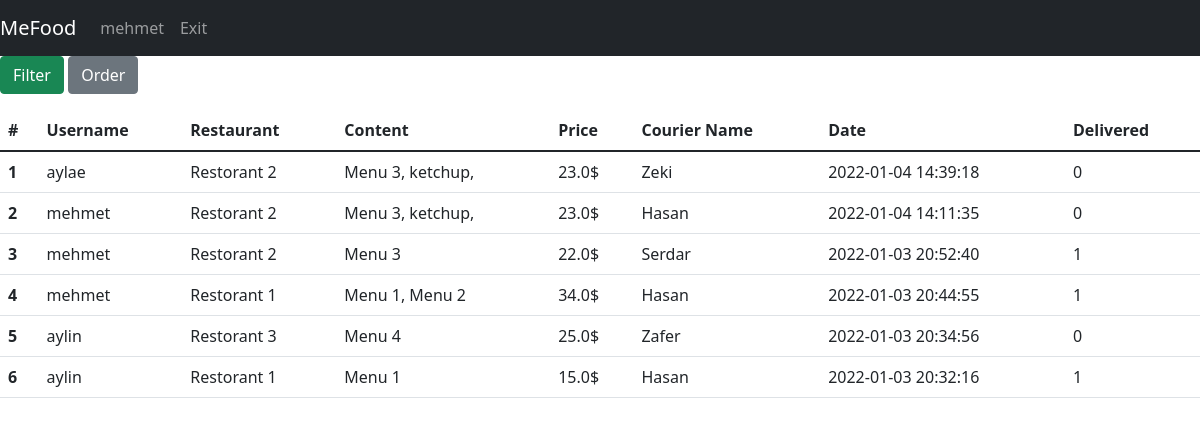
Screenshot of /orders (signed in) with the database file from the repository.
### tables this page shows
CREATE TABLE foodOrder(id INTEGER PRIMARY KEY,content TEXT,orderDate Date DEFAULT (datetime('now','localtime')),totalPrice REAL, is_delivered INTEGER DEFAULT(0), is_reviewed INTEGER DEFAULT(0), restaurantId INTEGER, courierID int REFERENCES couriers(id) ON UPDATE CASCADE, userUserName varchar(30) REFERENCES users(username) ON UPDATE CASCADE, FOREIGN KEY(restaurantId) REFERENCES restaurant(id));

CREATE TABLE restaurant(id INTEGER PRIMARY KEY, restaurantName varchar(30),address varchar(250),lat Text,lng Text,isOpen binary,averageRating REAL);

CREATE TABLE couriers(id INTEGER PRIMARY KEY,name TEXT,is_available TEXT,lat REAL,lng, orderId int REFERENCES foodOrder(id) ON UPDATE CASCADE);

### app.py (the view)
@app.route("/orders", methods=["GET", "POST"])
def allOrders():
    with sqlite3.connect(DATABASE) as database:
        cursor = database.cursor()
    if request.method == "POST":
        if 'order' in request.form:
            orderBy = request.form['orderBy']
            if session["isFiltered"] == False:
                "SELECT foodOrder.id, content, orderDate, totalPrice, is_delivered,  userUserName, "
                "FROM foodOrder INNER JOIN couriers ON foodOrder.courierID = couriers.id INNER JOIN restaurant ON foodOrder.restaurantId = restaurant.id"
                command = "SELECT foodOrder.id,content,orderDate,totalPrice,is_delivered,couriers.name as courier_name, userUserName, " \
                          "restaurant.restaurantName as restaurant_name" \
                          " FROM foodOrder INNER JOIN couriers ON foodOrder.courierID = couriers.id INNER JOIN restaurant ON foodOrder.restaurantId = restaurant.id" \
                          " ORDER BY "+str(orderBy)
                cursor.execute(command)
                query = cursor.fetchall()
                session["filteredData"]["orders"] = query
            else:
                df = pd.DataFrame(session["filteredData"]["orders"],
                                  columns=['id','content', 'orderDate','totalPrice','is_delivered','courier_name','userUserName', 'restaurant_name'])
                df = df.sort_values(by=orderBy)
                session["filteredData"]["orders"] = df.values.tolist()
        if 'filter' in request.form:
            filtered_cols, expected_vals = [], []
            q = ""
            for c in request.form.keys():
                if request.form[c] != '' and request.form[c] != "filter":
                    if request.form[c] == "on":
                        filtered_cols.append("is_delivered")
                        expected_vals.append(1)
                    else:
                        filtered_cols.append(c)
                        expected_vals.append(request.form[c])
            if len(expected_vals) > 0:
                if filtered_cols[0] != "is_delivered" and filtered_cols[0] != "maxprice" and filtered_cols[0] != "minprice":
                    q += filtered_cols[0]+" LIKE "+f"'%{expected_vals[0]}%'"
                else:
                    q += " is_delivered = 1 "
                if len(expected_vals) > 1:
                    for index in range(1, len(expected_vals)):
                        if filtered_cols[index] != "is_delivered":
                            q += " and " + filtered_cols[index]+" LIKE " + f"'%{expected_vals[index]}%'"
                    if filtered_cols.count("is_delivered") > 0:
                        q += " and is_delivered = 1 "
                command = "SELECT foodOrder.id,content,orderDate,totalPrice,is_delivered,couriers.name as courier_name, userUserName, restaurant.restaurantName as restaurant_name " \
                          "FROM foodOrder INNER JOIN couriers ON foodOrder.courierID = couriers.id INNER JOIN restaurant ON foodOrder.restaurantId = restaurant.id " \
                          "and " + q + "ORDER BY foodOrder.id"
                cursor.execute(command)
                query = cursor.fetchall()
                session["filteredData"]["orders"] = query
            else:
                session["filteredData"] = getAllDbData(toGet=["orders"])
                print(session["filteredData"])
            session["isFiltered"] = True
    else:
        session["filteredData"] = getAllDbData(toGet=["orders"])
        session["isFiltered"] = False
    return render_template("admin/list_operations/list_orders.html", username=session["username"],
                           data=session["filteredData"])

### app.py (called while the page is built)
def getOrders(cursor, limit=None):
    if limit != None:
        cursor.execute("SELECT foodOrder.id, content, orderDate, totalPrice, is_delivered, couriers.name, userUserName, restaurant.restaurantName "
                   "FROM foodOrder INNER JOIN couriers ON foodOrder.courierID = couriers.id INNER JOIN restaurant ON foodOrder.restaurantId = restaurant.id ORDER BY foodOrder.orderDate DESC LIMIT ?",(limit,))
    else:
        cursor.execute("SELECT foodOrder.id, content, orderDate, totalPrice, is_delivered, couriers.name, userUserName, restaurant.restaurantName "
                   "FROM foodOrder INNER JOIN couriers ON foodOrder.courierID = couriers.id INNER JOIN restaurant ON foodOrder.restaurantId = restaurant.id ORDER BY foodOrder.orderDate DESC")
    query = cursor.fetchall()
    return query

def getAllDbData(toGet, limit=None):
    with sqlite3.connect(DATABASE) as database:
        cursor = database.cursor()
    data = {}
    for entity in toGet:
        if entity == "couriers":
            data[entity] = getCouriers(cursor, limit)
        if entity == "users":
            data[entity] = getUsers(cursor, limit)
        if entity == "restaurant":
            data[entity] = getRestaurants(cursor, limit)
        if entity == "menu":
            data[entity] = getMenus(cursor, limit)
        if entity == "orders":
            data[entity] = getOrders(cursor, limit)
        if entity == "reviews":
            data[entity] = getReviews(cursor, limit)
        if entity == "extras":
            data[entity] = getExtras(cursor, limit)
        else:
            pass
    return data

### templates/admin/list_operations/list_orders.html (shortened to what this page needs)
{% extends 'base.html' %}
{% block navbar %}
<nav class="navbar navbar-expand-lg navbar-dark bg-dark">
    <a class="navbar-brand" href="#">MeFood</a>
    <div class="collapse navbar-collapse" id="navbarNav">
        <ul class="navbar-nav">
          <li class="nav-item active"><a class="nav-link" href="/">{{username}}</a></li>
          <li class="nav-item active"><a class="nav-link" href="/exit">Exit</a></li>
        </ul>
    </div>
</nav>
{% endblock %}
{% block body %}
    <p>
  <a class="btn btn-success" data-toggle="collapse" href="#filter" role="button" aria-expanded="false" aria-controls="filter">Filter</a>
  <button class="btn btn-secondary" type="button" data-toggle="collapse" data-target="#order" aria-expanded="false" aria-controls="order">Order</button>
    </p>
    <div>
    <table class="table">
      <thead class="thead-dark">
        <tr>
            <th scope="col">#</th>
            <th scope="col">Username</th>
            <th scope="col">Restaurant</th>
            <th scope="col">Content</th>
            <th scope="col">Price</th>
            <th scope="col">Courier Name</th>
            <th scope="col">Date</th>
            <th scope="col">Delivered</th>
        </tr>
      </thead>
      <tbody>
        {%for i in range(data["orders"]|length)%}
                <tr>
                  <th scope="row">{{ i+1 }}</th>
                  <td>{{ data["orders"][i][6] }}</td>
                  <td>{{ data["orders"][i][7] }}</td>
                  <td>{{ data["orders"][i][1] }}</td>
                  <td>{{ data["orders"][i][3] }}$</td>
                  <td>{{ data["orders"][i][5] }}</td>
                  <td>{{ data["orders"][i][2] }}</td>
                  <td>{{ data["orders"][i][4] }}</td>
                </tr>
        {%endfor%}
      </tbody>
    </table>
</div>
{% endblock %}

### rows the page displays
foodOrder: userUserName "aylae", content "Menu 3, ketchup,", totalPrice "23.0", orderDate "2022-01-04 14:39:18", is_delivered "0"
restaurant: restaurantName "Restorant 2" "Restorant 2" "Restorant 2"
couriers: name "Zeki"
foodOrder: userUserName "mehmet", content "Menu 3, ketchup,", totalPrice "23.0", orderDate "2022-01-04 14:11:35", is_delivered "0"
couriers: name "Hasan" "Hasan"
foodOrder: userUserName "mehmet", content "Menu 3", totalPrice "22.0", orderDate "2022-01-03 20:52:40", is_delivered "1"
couriers: name "Serdar"
foodOrder: userUserName "mehmet", content "Menu 1, Menu 2", totalPrice "34.0", orderDate "2022-01-03 20:44:55", is_delivered "1"
restaurant: restaurantName "Restorant 1" "Restorant 1"
couriers: name "Hasan"
foodOrder: userUserName "aylin", content "Menu 4", totalPrice "25.0", orderDate "2022-01-03 20:34:56", is_delivered "0"
restaurant: restaurantName "Restorant 3"
couriers: name "Zafer"
foodOrder: userUserName "aylin", content "Menu 1", totalPrice "15.0", orderDate "2022-01-03 20:32:16", is_delivered "1"

### other values shown
{{ username }} "mehmet"
{{ i+1 }} "1" "2" "3" "4" "5" "6"
